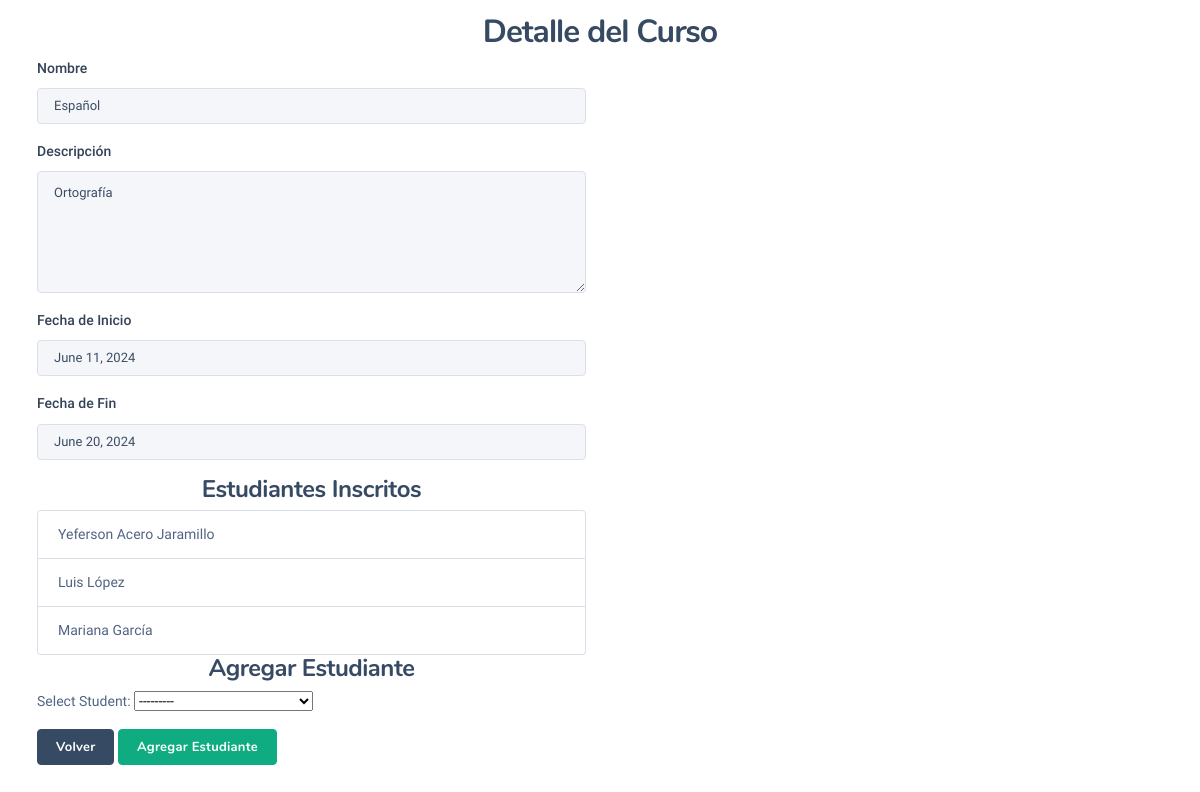
The page /courses/course_detail/1 on the database its author committed.
### courses/models.py (models this page shows, shortened)
class Course(models.Model):
    name = models.CharField(max_length=100, unique=True)
    description = models.TextField()
    start_date = models.DateField()
    end_date = models.DateField()
    status = models.BooleanField(default=True)

class Enrollment(models.Model):
    course = models.ForeignKey(Course, on_delete=models.CASCADE)
    student = models.ForeignKey(Student, on_delete=models.CASCADE)
    class Meta:
        unique_together = ('course', 'student')

### students/models.py (models this page shows)
class Student(models.Model):
    first_name = models.CharField(max_length=100)
    last_name = models.CharField(max_length=100)
    document = models.CharField(max_length=20, unique=True)
    email = models.EmailField()
    status = models.BooleanField(default=True)
    def __str__(self):
        return f"{self.first_name} {self.last_name}"

### courses/views.py (the view)
# urls.py: path('course_detail/<int:id>', views.course_detail, name='course_detail'),
def course_detail(request, id):
    course = get_object_or_404(Course, id=id)
    if request.method == 'POST':
        form = EnrollmentForm(request.POST)
        if form.is_valid():
            enrollment = form.save(commit=False)
            enrollment.course = course
            enrollment.save()
            return redirect('course_detail', id=course.id)
    else:
        form = EnrollmentForm()
    enrolled_students = Enrollment.objects.filter(course=course)
    return render(request, 'courses/view.html', {'course': course, 'form': form, 'enrolled_students': enrolled_students})

### courses/forms.py
class EnrollmentForm(forms.ModelForm):
    student = forms.ModelChoiceField(queryset=Student.objects.filter(status=True), label="Select Student")
    class Meta:
        model = Enrollment
        fields = ['student']

### templates/courses/view.html (shortened to what this page needs)
{% extends 'base.html' %}
{% block content %}
<h3 class="text-center">Detalle del Curso</h3>
<div class="container">
    <div class="row">
        <div class="col-6">
            <div class="mb-3">
                <label for="" class="form-label">Nombre</label>
                <input type="text" class="form-control" name="name" id="" value="{{ course.name }}" disabled />
            </div>
            <div class="mb-3">
                <label for="" class="form-label">Descripción</label>
                <textarea class="form-control" name="description" id="" rows="3"
                    disabled>{{ course.description }}</textarea>
            </div>
            <div class="mb-3">
                <label for="" class="form-label">Fecha de Inicio</label>
                <input type="text" class="form-control" name="start_date" id="" value="{{ course.start_date }}"
                    disabled />
            </div>
            <div class="mb-3">
                <label for="" class="form-label">Fecha de Fin</label>
                <input type="text" class="form-control" name="end_date" id="" value="{{ course.end_date }}" disabled />
            </div>
             <h4 class="text-center">Estudiantes Inscritos</h4>
            <ul class="list-group">
                {% for enrollment in enrolled_students %}
                <li class="list-group-item">{{ enrollment.student.first_name }} {{ enrollment.student.last_name }}</li>
                {% empty %}
                <li class="list-group-item">No hay estudiantes inscritos.</li>
                {% endfor %}
            </ul>
            <h4 class="text-center">Agregar Estudiante</h4>
            <form method="post">
                {{ form.as_p }}
                <button type="button" class="btn btn-secondary" id="close-button" data-bs-dismiss="modal">Volver</button>
                <button type="submit" class="btn btn-primary">Agregar Estudiante</button>
            </form>
        </div>
    </div>
</div>
{% endblock %}

### rows shown on the page
Course: name "Español", description "Ortografía", start_date "June 11, 2024", end_date "June 20, 2024"
Enrollment: student.first_name "Yeferson", student.last_name "Acero Jaramillo"
Enrollment: student.first_name "Luis", student.last_name "López"
Enrollment: student.first_name "Mariana", student.last_name "García"
